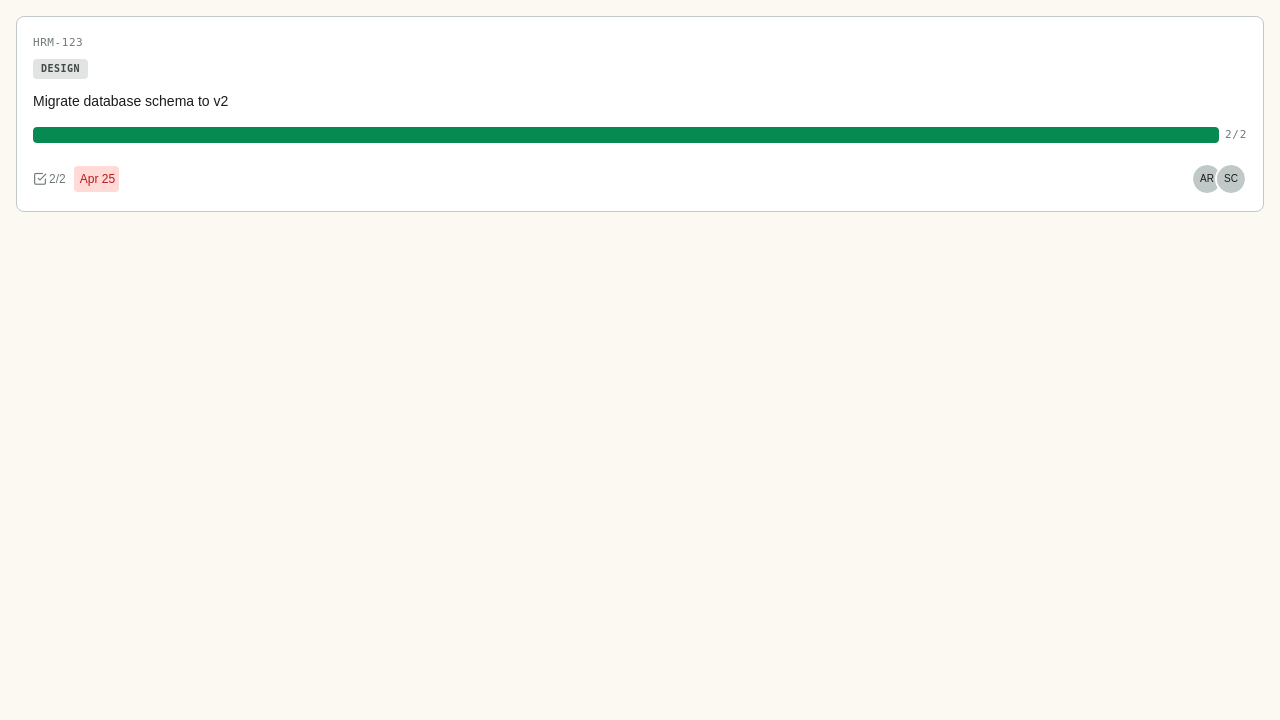
#> input picture testdata/task378-checklist-bar.png, 1280 x 720 px
$ python tesseract-ocr.py ../testdata/task378-checklist-bar.png
#> lines starting #> are read from the running program, lines starting #| are printed output that depends on the picture
#!/usr/bin/env python3
"""Tesseract OCR wrapper for Refraict with dark-theme handling.

Reads an image path (last CLI arg), and runs Tesseract in TSV mode after
deterministic preprocessing tuned for UI screenshots:

  1. Auto-detect a dark background (median luminance) and INVERT so Tesseract
     sees dark-text-on-light (what it expects). Light-on-dark is the main cause
     of garbage OCR on dark-theme UIs.
  2. Upscale ~2x so small UI text clears Tesseract's minimum legible height.

Bounding boxes are returned in ORIGINAL image pixel coordinates (the upscale
factor is divided back out). Inversion does not change coordinates.

Prints a JSON array: [{"text","bbox":[x0,y0,x1,y1],"confidence"}].
Requires: tesseract on PATH, Pillow.
"""
import subprocess
import sys
import json
import os
import tempfile

try:
    from PIL import Image, ImageOps
except Exception:  # pragma: no cover - environment guard
    Image = None


# Tuning knobs (hard-coded best defaults; each env-overridable). These defaults
# are what the pipeline uses; a caller can override per-invocation via env.
SCALE = float(os.environ.get("REFRAICT_OCR_SCALE", "2"))
# Mean luminance (0-255) below this => treat as dark background and invert.
DARK_THRESHOLD = float(os.environ.get("REFRAICT_OCR_DARK_THRESHOLD", "110"))
# Page-segmentation mode. Default "6" (assume a single uniform block) is the
# EVIDENCE-BACKED pipeline default: an A/B across the 25-image Hermes set
# (2026-09-06) showed psm 6 vs psm 11 is flat on OCR-token count / text-support
# and psm 11 net-REGRESSED the crosscheck grounding metric (worse on 9 images,
# better on 4). Do NOT flip this default without re-running that A/B. psm "11"
# (sparse, no single-column assumption) gives cleaner MULTI-COLUMN line grouping
# and is the right per-use-case override for font-size/hierarchy tiering — set
# REFRAICT_OCR_PSM=11 for that scoped pass only, never as the pipeline default.
PSM = os.environ.get("REFRAICT_OCR_PSM", "6")
MIN_CONF = float(os.environ.get("REFRAICT_OCR_MIN_CONF", "0"))

# Conservative whole-token normalization: only unambiguous OCR artifacts that
# are NOT real UI words. Applied to entire tokens only (never substrings) so it
# cannot corrupt legitimate text. Keep this list small and safe.
TOKEN_FIXES = {
    "usp": "USD",
    "uso": "USD",
    "usd": "USD",
}


# [12 lines left out: function normalize_token, not called in this run]


def mean_luminance(im):
    """Approximate mean perceived luminance of an RGB image (0-255)."""
    small = im.convert("RGB").resize((64, 64))
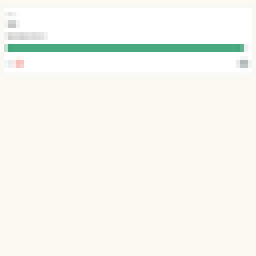
#> small: PIL image 64x64 RGB (shown 4 times larger); mean R, G, B 246.2, 247.5, 241.2
    px = small.getdata()
    total = 0
    for r, g, b in px:
        total += 0.299 * r + 0.587 * g + 0.114 * b
#> this loop made 4096 passes
#> (b, total) on passes 1 to 3: (242, 248.8), (241, 497.5), (241, 746.2)
#> after the loop, total = 1009272.9
    return total / len(px)


def preprocess(path):
    """Return (processed_image, scale, inverted) or (None, 1, False) if no PIL."""
    if Image is None:
        return None, 1.0, False
    im = Image.open(path).convert("RGB")
    inverted = False
    if mean_luminance(im) < DARK_THRESHOLD:
        im = ImageOps.invert(im)
        inverted = True
    scale = SCALE
#> scale = 2
    if scale != 1.0:
        im = im.resize((max(1, int(im.width * scale)),
                        max(1, int(im.height * scale))))
#> im: PIL image 2560x1440 RGB
    return im, scale, inverted


def run_tesseract_tsv(image_path):
    return subprocess.run(
        ["tesseract", image_path, "stdout", "--psm", PSM, "tsv"],
        capture_output=True, text=True, check=True,
    ).stdout


# [43 lines left out: function parse_tsv, not called in this run]


def main():
    if len(sys.argv) < 2:
        print("[]")
        return 0
    image = sys.argv[-1]

    proc, scale, _inverted = preprocess(image)
#> scale = 2
    ocr_path = image
    tmp = None
    if proc is not None:
        tmp = tempfile.NamedTemporaryFile(suffix=".png", delete=False)
        proc.save(tmp.name)
        ocr_path = tmp.name

    try:
        tsv = run_tesseract_tsv(ocr_path)
    except Exception:
        print("[]")
        if tmp:
            os.unlink(tmp.name)
        return 0

    tokens = parse_tsv(tsv, scale if proc is not None else 1.0)
    if tmp:
        os.unlink(tmp.name)
    print(json.dumps(tokens))
    return 0


if __name__ == "__main__":
#> (the run stopped early here; a loop or call above may not have finished)
